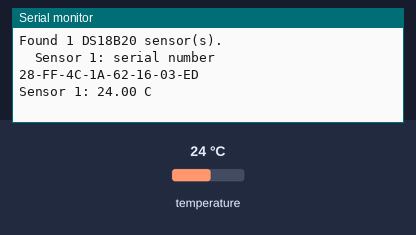
A sketch run on a simulated ESP32. On the bench: the last lines printed to the serial monitor. Inputs (shaded band) come from the test bench; at power-on: temperature 24 °C.

Above: at 1.7 s.
1.8 s: temperature set to 12 °C
At 4.7 s:
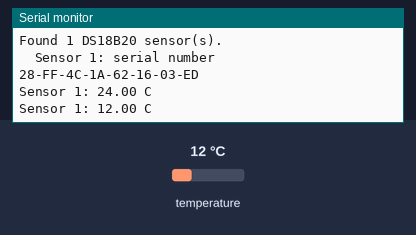
5.5 s: temperature set to 19 °C
At 7.9 s:
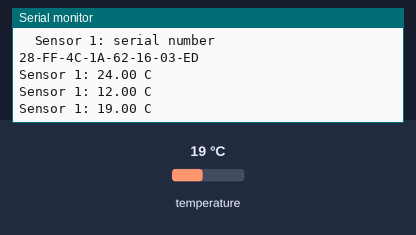
Timing chart, 0 to 9.4 s (numbered marks = the images above; inputs shaded):
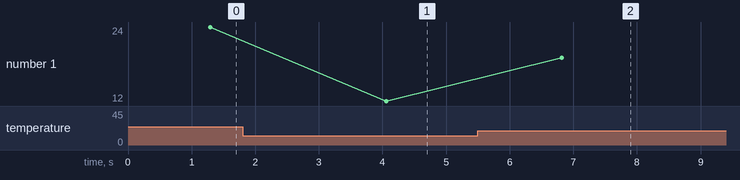

The sketch:

module07_ds18b20.ino
```cpp
// Module 7 - Practice 4: the DS18B20 temperature sensor on the 1-Wire bus
// DS18B20 DATA pin to RX2 (GPIO 16, borrowed for now). A 4.7 kOhm pull-up resistor from DATA to 3.3 V
// (the adapter module usually has one already). The DS18B20 gets 3.3 V, NOT 5 V.
// Libraries: OneWire 2.3.8 and DallasTemperature 4.0.6. Install BOTH: DallasTemperature doesn't offer OneWire.

#include <OneWire.h>
#include <DallasTemperature.h>

const int PIN_ONE_WIRE = 16;  // RX2: 1-Wire bus (borrowed for now, see PIN-MAP.md)
const int MAX_SENSORS = 4;    // this sketch keeps track of at most 4 sensors

OneWire oneWire(PIN_ONE_WIRE);               // the 1-Wire "road"
DallasTemperature tempSensors(&oneWire);     // the DS18B20 "translator" that uses that road
DeviceAddress serialNumbers[MAX_SENSORS];    // where each sensor's serial number (8 bytes) is kept
int sensorCount = 0;

// Prints the 8-byte serial number, for example 28-FF-64-1E-0F-6A-D3-3C.
void printSerialNumber(DeviceAddress number) {
  for (int i = 0; i < 8; i++) {
    if (number[i] < 0x10) {
      Serial.print("0");
    }
    Serial.print(number[i], HEX);
    if (i < 7) {
      Serial.print("-");
    }
  }
}

void setup() {
  Serial.begin(115200);
  delay(500);
  Serial.println();
  tempSensors.begin();  // walks along the bus and counts the sensors that answer
  sensorCount = tempSensors.getDeviceCount();
  if (sensorCount > MAX_SENSORS) {
    sensorCount = MAX_SENSORS;
  }
  Serial.print("Found ");
  Serial.print(sensorCount);
  Serial.println(" DS18B20 sensor(s).");
  for (int i = 0; i < sensorCount; i++) {
    tempSensors.getAddress(serialNumbers[i], i);
    Serial.print("  Sensor ");
    Serial.print(i + 1);
    Serial.print(": serial number ");
    printSerialNumber(serialNumbers[i]);
    Serial.println();
  }
  if (sensorCount == 0) {
    Serial.println("Check the DATA wire (RX2), VCC (3.3 V), GND, and the 4.7 kOhm resistor, then press EN.");
  }
}

void loop() {
  if (sensorCount == 0) {  // no sensor yet: remind every 5 seconds, in case the message in setup() was missed
    Serial.println("No DS18B20 detected yet. Unplug the USB, check the wires, then plug it back in.");
    delay(5000);
    return;
  }
  tempSensors.requestTemperatures();  // call out to ALL the sensors at once: "measure now!" (up to 750 ms)
  for (int i = 0; i < sensorCount; i++) {
    float temperature = tempSensors.getTempC(serialNumbers[i]);  // ask them one by one, by serial number
    Serial.print("Sensor ");
    Serial.print(i + 1);
    Serial.print(": ");
    if (temperature == DEVICE_DISCONNECTED_C) {  // -127: the library doesn't trust this reading
      Serial.println("unreadable! Is a wire loose, or is the power cutting in and out?");
    } else if (temperature == 85.0) {            // 85: the default value of a sensor that has just powered up (library 4.0.6 usually replaces it with -127)
      Serial.println("85.00 C (suspicious: the sensor just powered up, or its power is too weak)");
    } else {
      Serial.print(temperature, 2);
      Serial.println(" C");
    }
  }
  delay(2000);
}
```

Measured:
- after the input at 1.8 s, the serial monitor: prints a new line after 2.3 s (image 1)
- after the input at 5.5 s, the serial monitor: prints a new line after 1.3 s (image 2)
- plotted number 1: 24 → 12 after the input at 1.8 s, 12 → 19 after the input at 5.5 s
